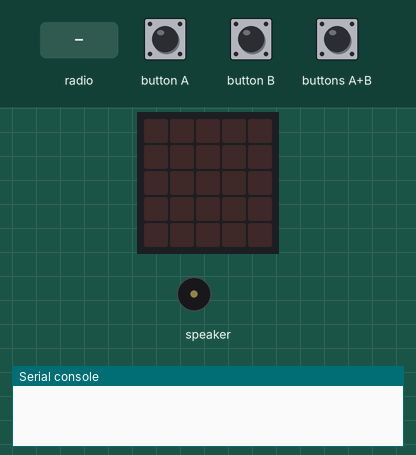
Simulated run of this program. Board: Calliope mini (MakeCode). Shown: the board's 5×5 LED display, buzzer (waves = sounding), the last lines printed to the serial console. Inputs (shaded band) come from the test bench. No radio messages arrive unless stated (any console line starting 'radio sent:' is added by the test bench).

Above: at 1.2 s.
1.3 s: button A pressed for 0.15 s
At 2.4 s:
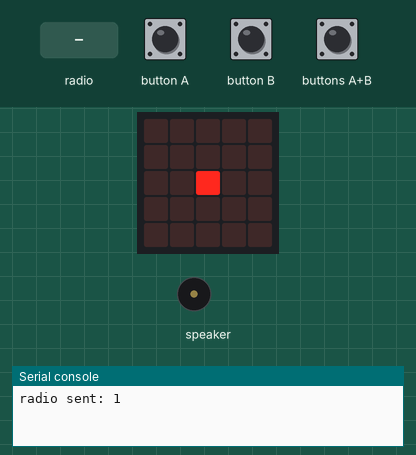
3.4 s: button B pressed for 0.15 s
At 5.6 s:
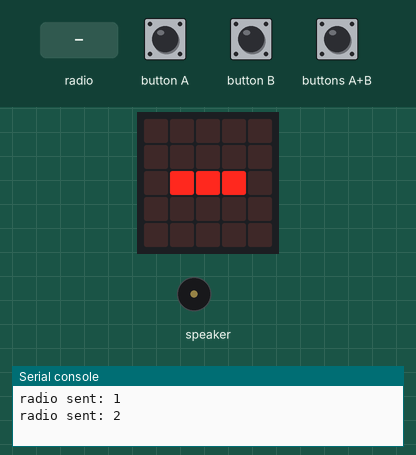
6.0 s: buttons A+B pressed for 0.15 s
At 6.6 s:
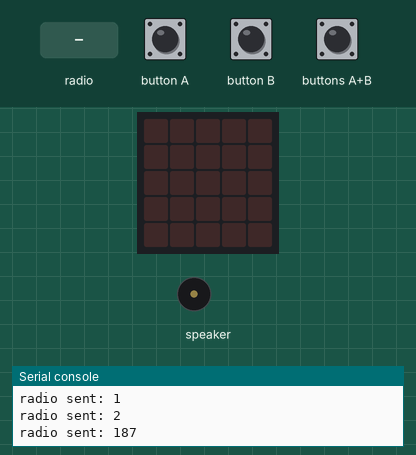
7.6 s: radio message "1" arrives
At 8.0 s:
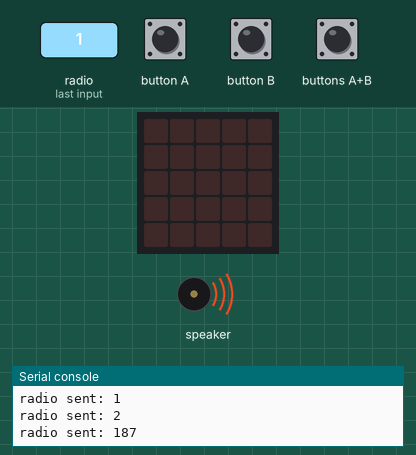
9.6 s: radio message "2" arrives
At 10.4 s:
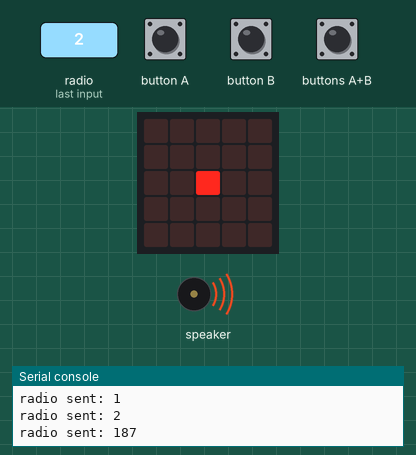
12.1 s: button A pressed for 0.15 s
At 12.6 s:
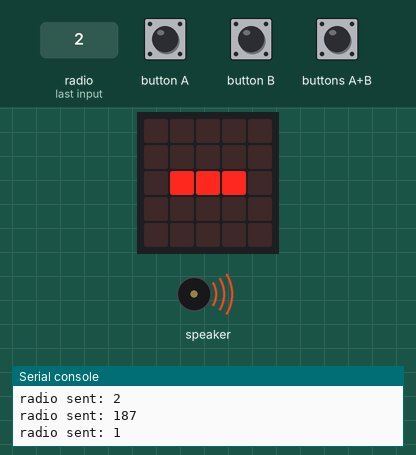
Timing chart, 0 to 15.1 s (numbered marks = the images above; inputs shaded):
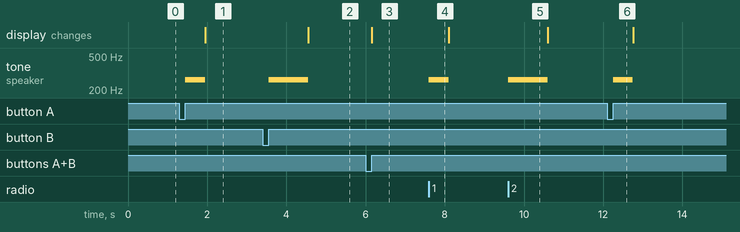

The program:

main.ts
```typescript
radio.onReceivedNumber(function (receivedNumber) {
    if (receivedNumber == 1) {
        music.playTone(262, music.beat(BeatFraction.Whole))
        basic.showLeds(`
            . . . . .
            . . . . .
            . . # . .
            . . . . .
            . . . . .
            `)
    } else if (receivedNumber == 2) {
        music.playTone(262, music.beat(BeatFraction.Double))
        basic.showLeds(`
            . . . . .
            . . . . .
            . # # # .
            . . . . .
            . . . . .
            `)
    } else if (receivedNumber == 0) {
        basic.showLeds(`
            . . . . .
            . . . . .
            . . . . .
            . . . . .
            . . . . .
            `)
    }
})
/**
 * Kurz
 */
input.onButtonPressed(Button.A, function () {
    radio.sendNumber(1)
    music.playTone(262, music.beat(BeatFraction.Whole))
    basic.showLeds(`
        . . . . .
        . . . . .
        . . # . .
        . . . . .
        . . . . .
        `)
})
input.onButtonPressed(Button.AB, function () {
    radio.sendNumber(187)
    basic.showLeds(`
        . . . . .
        . . . . .
        . . . . .
        . . . . .
        . . . . .
        `)
})
/**
 * Lang
 */
input.onButtonPressed(Button.B, function () {
    radio.sendNumber(2)
    music.playTone(262, music.beat(BeatFraction.Double))
    basic.showLeds(`
        . . . . .
        . . . . .
        . # # # .
        . . . . .
        . . . . .
        `)
})
radio.setGroup(123)
```

test.ts
```typescript
// Hier kann man Tests durchführen; diese Datei wird nicht kompiliert, wenn dieses Paket als Erweiterung verwendet wird.
```

Measured:
- after the input at 1.3 s, tone on speaker: silent → 262 Hz after 0.15 s, → silent 0.50 s later; the display: changes after 0.66 s (image 1)
- after the input at 3.4 s, tone on speaker: silent → 262 Hz after 0.15 s, → silent 1.0 s later; the display: changes after 1.2 s (image 2)
- after the input at 6.0 s, the display: changes after 0.15 s (image 3)
- after the input at 7.6 s, tone on speaker: silent → 262 Hz at once, → silent 0.50 s later
- after the input at 9.6 s, tone on speaker: silent → 262 Hz at once, → silent 1.0 s later
- after the input at 12.1 s, tone on speaker: silent → 262 Hz after 0.15 s, → silent 0.50 s later
